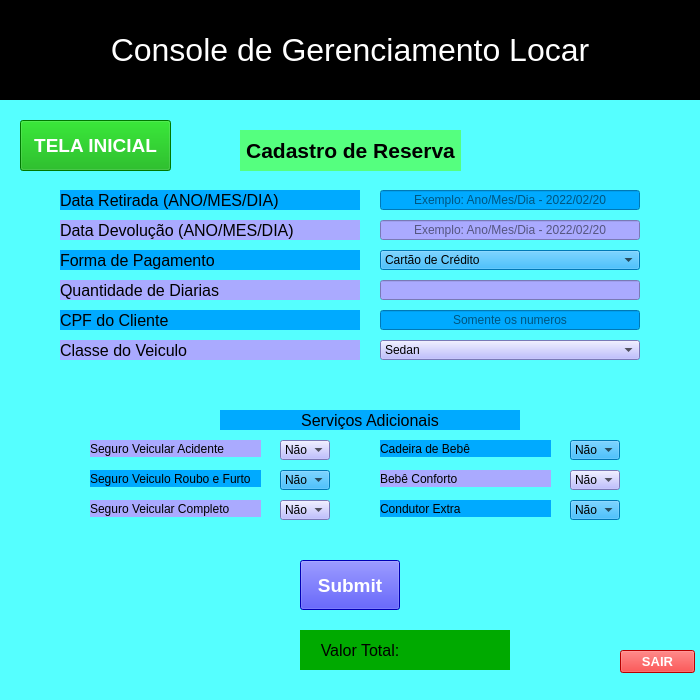
<?xml version="1.0" encoding="UTF-8"?>
<ui version="4.0">
 <class>Locar_Cadastro_Veiculo</class>
 <widget class="QMainWindow" name="Locar_Cadastro_Veiculo">
  <property name="geometry">
   <rect>
    <x>0</x>
    <y>0</y>
    <width>700</width>
    <height>700</height>
   </rect>
  </property>
  <property name="minimumSize">
   <size>
    <width>700</width>
    <height>700</height>
   </size>
  </property>
  <property name="maximumSize">
   <size>
    <width>700</width>
    <height>750</height>
   </size>
  </property>
  <property name="windowTitle">
   <string>Locar</string>
  </property>
  <property name="styleSheet">
   <string notr="true">background-color: rgb(255, 255, 255);
background-color: rgb(85, 255, 255);
</string>
  </property>
  <widget class="QWidget" name="centralwidget">
   <widget class="QLabel" name="subtitulo_console">
    <property name="geometry">
     <rect>
      <x>0</x>
      <y>0</y>
      <width>700</width>
      <height>100</height>
     </rect>
    </property>
    <property name="sizePolicy">
     <sizepolicy hsizetype="Preferred" vsizetype="Preferred">
      <horstretch>0</horstretch>
      <verstretch>0</verstretch>
     </sizepolicy>
    </property>
    <property name="minimumSize">
     <size>
      <width>700</width>
      <height>100</height>
     </size>
    </property>
    <property name="maximumSize">
     <size>
      <width>700</width>
      <height>100</height>
     </size>
    </property>
    <property name="font">
     <font>
      <pointsize>24</pointsize>
     </font>
    </property>
    <property name="styleSheet">
     <string notr="true">background-color: rgb(0, 0, 0);
color: rgb(255, 255, 255);</string>
    </property>
    <property name="lineWidth">
     <number>8</number>
    </property>
    <property name="midLineWidth">
     <number>5</number>
    </property>
    <property name="text">
     <string>Console de Gerenciamento Locar</string>
    </property>
    <property name="textFormat">
     <enum>Qt::PlainText</enum>
    </property>
    <property name="scaledContents">
     <bool>false</bool>
    </property>
    <property name="alignment">
     <set>Qt::AlignCenter</set>
    </property>
   </widget>
   <widget class="QLabel" name="label3">
    <property name="geometry">
     <rect>
      <x>60</x>
      <y>250</y>
      <width>300</width>
      <height>20</height>
     </rect>
    </property>
    <property name="minimumSize">
     <size>
      <width>300</width>
      <height>20</height>
     </size>
    </property>
    <property name="maximumSize">
     <size>
      <width>300</width>
      <height>20</height>
     </size>
    </property>
    <property name="font">
     <font>
      <pointsize>12</pointsize>
      <weight>50</weight>
      <bold>false</bold>
     </font>
    </property>
    <property name="styleSheet">
     <string notr="true">background-color: rgb(0, 170, 255);</string>
    </property>
    <property name="text">
     <string>Forma de Pagamento</string>
    </property>
    <property name="alignment">
     <set>Qt::AlignLeading|Qt::AlignLeft|Qt::AlignVCenter</set>
    </property>
   </widget>
   <widget class="QLabel" name="label6">
    <property name="geometry">
     <rect>
      <x>60</x>
      <y>340</y>
      <width>300</width>
      <height>20</height>
     </rect>
    </property>
    <property name="minimumSize">
     <size>
      <width>300</width>
      <height>20</height>
     </size>
    </property>
    <property name="maximumSize">
     <size>
      <width>300</width>
      <height>20</height>
     </size>
    </property>
    <property name="font">
     <font>
      <pointsize>12</pointsize>
      <weight>50</weight>
      <bold>false</bold>
     </font>
    </property>
    <property name="styleSheet">
     <string notr="true">background-color: rgb(170, 170, 255);</string>
    </property>
    <property name="text">
     <string>Classe do Veiculo</string>
    </property>
    <property name="alignment">
     <set>Qt::AlignLeading|Qt::AlignLeft|Qt::AlignVCenter</set>
    </property>
   </widget>
   <widget class="QLabel" name="label5">
    <property name="geometry">
     <rect>
      <x>60</x>
      <y>310</y>
      <width>300</width>
      <height>20</height>
     </rect>
    </property>
    <property name="minimumSize">
     <size>
      <width>300</width>
      <height>20</height>
     </size>
    </property>
    <property name="maximumSize">
     <size>
      <width>300</width>
      <height>20</height>
     </size>
    </property>
    <property name="font">
     <font>
      <pointsize>12</pointsize>
      <weight>50</weight>
      <bold>false</bold>
     </font>
    </property>
    <property name="styleSheet">
     <string notr="true">background-color: rgb(0, 170, 255);</string>
    </property>
    <property name="text">
     <string>CPF do Cliente</string>
    </property>
    <property name="alignment">
     <set>Qt::AlignLeading|Qt::AlignLeft|Qt::AlignVCenter</set>
    </property>
   </widget>
   <widget class="QLabel" name="label4">
    <property name="geometry">
     <rect>
      <x>60</x>
      <y>280</y>
      <width>300</width>
      <height>20</height>
     </rect>
    </property>
    <property name="minimumSize">
     <size>
      <width>300</width>
      <height>20</height>
     </size>
    </property>
    <property name="maximumSize">
     <size>
      <width>300</width>
      <height>20</height>
     </size>
    </property>
    <property name="font">
     <font>
      <pointsize>12</pointsize>
      <weight>50</weight>
      <bold>false</bold>
     </font>
    </property>
    <property name="styleSheet">
     <string notr="true">background-color: rgb(170, 170, 255);</string>
    </property>
    <property name="text">
     <string>Quantidade de Diarias</string>
    </property>
    <property name="alignment">
     <set>Qt::AlignLeading|Qt::AlignLeft|Qt::AlignVCenter</set>
    </property>
   </widget>
   <widget class="QLabel" name="label7">
    <property name="geometry">
     <rect>
      <x>220</x>
      <y>410</y>
      <width>300</width>
      <height>20</height>
     </rect>
    </property>
    <property name="minimumSize">
     <size>
      <width>300</width>
      <height>20</height>
     </size>
    </property>
    <property name="maximumSize">
     <size>
      <width>300</width>
      <height>20</height>
     </size>
    </property>
    <property name="font">
     <font>
      <pointsize>12</pointsize>
      <weight>50</weight>
      <bold>false</bold>
     </font>
    </property>
    <property name="styleSheet">
     <string notr="true">background-color: rgb(0, 170, 255);</string>
    </property>
    <property name="text">
     <string>Serviços Adicionais</string>
    </property>
    <property name="alignment">
     <set>Qt::AlignCenter</set>
    </property>
   </widget>
   <widget class="QLabel" name="label2">
    <property name="geometry">
     <rect>
      <x>60</x>
      <y>220</y>
      <width>300</width>
      <height>20</height>
     </rect>
    </property>
    <property name="minimumSize">
     <size>
      <width>300</width>
      <height>20</height>
     </size>
    </property>
    <property name="maximumSize">
     <size>
      <width>300</width>
      <height>20</height>
     </size>
    </property>
    <property name="font">
     <font>
      <pointsize>12</pointsize>
      <weight>50</weight>
      <bold>false</bold>
     </font>
    </property>
    <property name="styleSheet">
     <string notr="true">background-color: rgb(170, 170, 255);</string>
    </property>
    <property name="text">
     <string>Data Devolução (ANO/MES/DIA)</string>
    </property>
    <property name="alignment">
     <set>Qt::AlignLeading|Qt::AlignLeft|Qt::AlignVCenter</set>
    </property>
   </widget>
   <widget class="QLabel" name="label1">
    <property name="geometry">
     <rect>
      <x>60</x>
      <y>190</y>
      <width>300</width>
      <height>20</height>
     </rect>
    </property>
    <property name="minimumSize">
     <size>
      <width>300</width>
      <height>20</height>
     </size>
    </property>
    <property name="maximumSize">
     <size>
      <width>300</width>
      <height>20</height>
     </size>
    </property>
    <property name="font">
     <font>
      <pointsize>12</pointsize>
      <weight>50</weight>
      <bold>false</bold>
     </font>
    </property>
    <property name="styleSheet">
     <string notr="true">background-color: rgb(0, 170, 255);</string>
    </property>
    <property name="text">
     <string>Data Retirada (ANO/MES/DIA)</string>
    </property>
    <property name="alignment">
     <set>Qt::AlignLeading|Qt::AlignLeft|Qt::AlignVCenter</set>
    </property>
   </widget>
   <widget class="QLineEdit" name="lineEdit">
    <property name="geometry">
     <rect>
      <x>380</x>
      <y>190</y>
      <width>260</width>
      <height>20</height>
     </rect>
    </property>
    <property name="minimumSize">
     <size>
      <width>260</width>
      <height>20</height>
     </size>
    </property>
    <property name="maximumSize">
     <size>
      <width>260</width>
      <height>20</height>
     </size>
    </property>
    <property name="styleSheet">
     <string notr="true">background-color: rgb(0, 170, 255);</string>
    </property>
    <property name="text">
     <string/>
    </property>
    <property name="alignment">
     <set>Qt::AlignCenter</set>
    </property>
    <property name="placeholderText">
     <string>Exemplo: Ano/Mes/Dia - 2022/02/20</string>
    </property>
   </widget>
   <widget class="QLineEdit" name="lineEdit_2">
    <property name="geometry">
     <rect>
      <x>380</x>
      <y>220</y>
      <width>260</width>
      <height>20</height>
     </rect>
    </property>
    <property name="minimumSize">
     <size>
      <width>260</width>
      <height>20</height>
     </size>
    </property>
    <property name="maximumSize">
     <size>
      <width>260</width>
      <height>20</height>
     </size>
    </property>
    <property name="styleSheet">
     <string notr="true">background-color: rgb(170, 170, 255);</string>
    </property>
    <property name="text">
     <string/>
    </property>
    <property name="alignment">
     <set>Qt::AlignCenter</set>
    </property>
    <property name="placeholderText">
     <string>Exemplo: Ano/Mes/Dia - 2022/02/20</string>
    </property>
   </widget>
   <widget class="QLineEdit" name="lineEdit_4">
    <property name="geometry">
     <rect>
      <x>380</x>
      <y>280</y>
      <width>260</width>
      <height>20</height>
     </rect>
    </property>
    <property name="minimumSize">
     <size>
      <width>260</width>
      <height>20</height>
     </size>
    </property>
    <property name="maximumSize">
     <size>
      <width>260</width>
      <height>20</height>
     </size>
    </property>
    <property name="styleSheet">
     <string notr="true">background-color: rgb(170, 170, 255);</string>
    </property>
    <property name="text">
     <string/>
    </property>
   </widget>
   <widget class="QLineEdit" name="lineEdit_5">
    <property name="geometry">
     <rect>
      <x>380</x>
      <y>310</y>
      <width>260</width>
      <height>20</height>
     </rect>
    </property>
    <property name="minimumSize">
     <size>
      <width>260</width>
      <height>20</height>
     </size>
    </property>
    <property name="maximumSize">
     <size>
      <width>260</width>
      <height>20</height>
     </size>
    </property>
    <property name="styleSheet">
     <string notr="true">background-color: rgb(0, 170, 255);</string>
    </property>
    <property name="text">
     <string/>
    </property>
    <property name="alignment">
     <set>Qt::AlignCenter</set>
    </property>
    <property name="placeholderText">
     <string>Somente os numeros</string>
    </property>
   </widget>
   <widget class="QPushButton" name="pushButton_2">
    <property name="geometry">
     <rect>
      <x>300</x>
      <y>560</y>
      <width>100</width>
      <height>50</height>
     </rect>
    </property>
    <property name="minimumSize">
     <size>
      <width>100</width>
      <height>50</height>
     </size>
    </property>
    <property name="maximumSize">
     <size>
      <width>100</width>
      <height>50</height>
     </size>
    </property>
    <property name="font">
     <font>
      <pointsize>14</pointsize>
      <weight>75</weight>
      <bold>true</bold>
     </font>
    </property>
    <property name="styleSheet">
     <string notr="true">background-color: rgb(0, 0, 255);
color: rgb(255, 255, 255);</string>
    </property>
    <property name="text">
     <string>Submit</string>
    </property>
   </widget>
   <widget class="QLabel" name="label7_2">
    <property name="geometry">
     <rect>
      <x>300</x>
      <y>630</y>
      <width>120</width>
      <height>40</height>
     </rect>
    </property>
    <property name="minimumSize">
     <size>
      <width>120</width>
      <height>40</height>
     </size>
    </property>
    <property name="maximumSize">
     <size>
      <width>120</width>
      <height>20</height>
     </size>
    </property>
    <property name="font">
     <font>
      <pointsize>12</pointsize>
      <weight>50</weight>
      <bold>false</bold>
     </font>
    </property>
    <property name="styleSheet">
     <string notr="true">background-color: rgb(0, 170, 0);</string>
    </property>
    <property name="text">
     <string>Valor Total:</string>
    </property>
    <property name="alignment">
     <set>Qt::AlignCenter</set>
    </property>
   </widget>
   <widget class="QLabel" name="label7_3">
    <property name="geometry">
     <rect>
      <x>420</x>
      <y>630</y>
      <width>90</width>
      <height>40</height>
     </rect>
    </property>
    <property name="minimumSize">
     <size>
      <width>90</width>
      <height>40</height>
     </size>
    </property>
    <property name="maximumSize">
     <size>
      <width>90</width>
      <height>40</height>
     </size>
    </property>
    <property name="font">
     <font>
      <pointsize>12</pointsize>
      <weight>50</weight>
      <bold>false</bold>
     </font>
    </property>
    <property name="styleSheet">
     <string notr="true">background-color: rgb(0, 170, 0);</string>
    </property>
    <property name="text">
     <string/>
    </property>
    <property name="alignment">
     <set>Qt::AlignCenter</set>
    </property>
   </widget>
   <widget class="QLabel" name="label_2">
    <property name="geometry">
     <rect>
      <x>240</x>
      <y>130</y>
      <width>221</width>
      <height>41</height>
     </rect>
    </property>
    <property name="font">
     <font>
      <pointsize>16</pointsize>
      <weight>75</weight>
      <bold>true</bold>
     </font>
    </property>
    <property name="styleSheet">
     <string notr="true">background-color: rgb(85, 255, 127);</string>
    </property>
    <property name="text">
     <string>Cadastro de Reserva</string>
    </property>
    <property name="alignment">
     <set>Qt::AlignCenter</set>
    </property>
   </widget>
   <widget class="QPushButton" name="pushButton_5">
    <property name="geometry">
     <rect>
      <x>620</x>
      <y>650</y>
      <width>75</width>
      <height>23</height>
     </rect>
    </property>
    <property name="font">
     <font>
      <pointsize>10</pointsize>
      <weight>75</weight>
      <bold>true</bold>
     </font>
    </property>
    <property name="styleSheet">
     <string notr="true">background-color: rgb(255, 0, 0);
color: rgb(255, 255, 255);
border-color: rgb(255, 0, 255);</string>
    </property>
    <property name="text">
     <string>SAIR</string>
    </property>
   </widget>
   <widget class="QPushButton" name="pushButton_4">
    <property name="geometry">
     <rect>
      <x>20</x>
      <y>120</y>
      <width>151</width>
      <height>51</height>
     </rect>
    </property>
    <property name="font">
     <font>
      <pointsize>14</pointsize>
      <weight>75</weight>
      <bold>true</bold>
     </font>
    </property>
    <property name="styleSheet">
     <string notr="true">background-color: rgb(0, 0, 255);
background-color: rgb(0, 170, 0);
color: rgb(255, 255, 255);</string>
    </property>
    <property name="text">
     <string>TELA INICIAL</string>
    </property>
   </widget>
   <widget class="QComboBox" name="comboBox">
    <property name="geometry">
     <rect>
      <x>380</x>
      <y>250</y>
      <width>260</width>
      <height>20</height>
     </rect>
    </property>
    <property name="minimumSize">
     <size>
      <width>260</width>
      <height>20</height>
     </size>
    </property>
    <property name="maximumSize">
     <size>
      <width>260</width>
      <height>20</height>
     </size>
    </property>
    <property name="styleSheet">
     <string notr="true">background-color: rgb(0, 170, 255);</string>
    </property>
    <property name="insertPolicy">
     <enum>QComboBox::InsertAlphabetically</enum>
    </property>
    <item>
     <property name="text">
      <string>Cartão de Crédito</string>
     </property>
    </item>
    <item>
     <property name="text">
      <string>Cartão de Débito</string>
     </property>
    </item>
    <item>
     <property name="text">
      <string>Dinheiro</string>
     </property>
    </item>
   </widget>
   <widget class="QComboBox" name="comboBox_2">
    <property name="geometry">
     <rect>
      <x>380</x>
      <y>340</y>
      <width>260</width>
      <height>20</height>
     </rect>
    </property>
    <property name="minimumSize">
     <size>
      <width>260</width>
      <height>20</height>
     </size>
    </property>
    <property name="maximumSize">
     <size>
      <width>260</width>
      <height>20</height>
     </size>
    </property>
    <property name="layoutDirection">
     <enum>Qt::LeftToRight</enum>
    </property>
    <property name="styleSheet">
     <string notr="true">background-color: rgb(170, 170, 255);</string>
    </property>
    <property name="insertPolicy">
     <enum>QComboBox::InsertAlphabetically</enum>
    </property>
    <item>
     <property name="text">
      <string>Sedan</string>
     </property>
    </item>
    <item>
     <property name="text">
      <string>Hatch</string>
     </property>
    </item>
    <item>
     <property name="text">
      <string>SUV</string>
     </property>
    </item>
    <item>
     <property name="text">
      <string>Utilitário</string>
     </property>
    </item>
    <item>
     <property name="text">
      <string>Caminhonete</string>
     </property>
    </item>
    <item>
     <property name="text">
      <string>Sportivo</string>
     </property>
    </item>
   </widget>
   <widget class="QLabel" name="label">
    <property name="geometry">
     <rect>
      <x>90</x>
      <y>440</y>
      <width>171</width>
      <height>17</height>
     </rect>
    </property>
    <property name="styleSheet">
     <string notr="true">background-color: rgb(170, 170, 255);</string>
    </property>
    <property name="text">
     <string>Seguro Veicular Acidente</string>
    </property>
   </widget>
   <widget class="QLabel" name="label_5">
    <property name="geometry">
     <rect>
      <x>90</x>
      <y>500</y>
      <width>171</width>
      <height>17</height>
     </rect>
    </property>
    <property name="styleSheet">
     <string notr="true">background-color: rgb(170, 170, 255);</string>
    </property>
    <property name="text">
     <string>Seguro Veicular Completo</string>
    </property>
   </widget>
   <widget class="QLabel" name="label_6">
    <property name="geometry">
     <rect>
      <x>90</x>
      <y>470</y>
      <width>171</width>
      <height>17</height>
     </rect>
    </property>
    <property name="styleSheet">
     <string notr="true">background-color: rgb(0, 170, 255);</string>
    </property>
    <property name="text">
     <string>Seguro Veiculo Roubo e Furto</string>
    </property>
   </widget>
   <widget class="QLabel" name="label_7">
    <property name="geometry">
     <rect>
      <x>380</x>
      <y>440</y>
      <width>171</width>
      <height>17</height>
     </rect>
    </property>
    <property name="styleSheet">
     <string notr="true">background-color: rgb(0, 170, 255);</string>
    </property>
    <property name="text">
     <string>Cadeira de Bebê</string>
    </property>
   </widget>
   <widget class="QLabel" name="label_8">
    <property name="geometry">
     <rect>
      <x>380</x>
      <y>500</y>
      <width>171</width>
      <height>17</height>
     </rect>
    </property>
    <property name="styleSheet">
     <string notr="true">background-color: rgb(0, 170, 255);</string>
    </property>
    <property name="text">
     <string>Condutor Extra</string>
    </property>
   </widget>
   <widget class="QLabel" name="label_9">
    <property name="geometry">
     <rect>
      <x>380</x>
      <y>470</y>
      <width>171</width>
      <height>17</height>
     </rect>
    </property>
    <property name="styleSheet">
     <string notr="true">background-color: rgb(170, 170, 255);</string>
    </property>
    <property name="text">
     <string>Bebê Conforto</string>
    </property>
   </widget>
   <widget class="QComboBox" name="comboBox_3">
    <property name="geometry">
     <rect>
      <x>280</x>
      <y>470</y>
      <width>50</width>
      <height>20</height>
     </rect>
    </property>
    <property name="minimumSize">
     <size>
      <width>50</width>
      <height>20</height>
     </size>
    </property>
    <property name="maximumSize">
     <size>
      <width>50</width>
      <height>20</height>
     </size>
    </property>
    <property name="styleSheet">
     <string notr="true">background-color: rgb(0, 170, 255);</string>
    </property>
    <property name="insertPolicy">
     <enum>QComboBox::InsertAlphabetically</enum>
    </property>
    <item>
     <property name="text">
      <string>Não</string>
     </property>
    </item>
    <item>
     <property name="text">
      <string>Sim</string>
     </property>
    </item>
   </widget>
   <widget class="QComboBox" name="comboBox_4">
    <property name="geometry">
     <rect>
      <x>280</x>
      <y>440</y>
      <width>50</width>
      <height>20</height>
     </rect>
    </property>
    <property name="minimumSize">
     <size>
      <width>50</width>
      <height>20</height>
     </size>
    </property>
    <property name="maximumSize">
     <size>
      <width>50</width>
      <height>20</height>
     </size>
    </property>
    <property name="styleSheet">
     <string notr="true">background-color: rgb(170, 170, 255);</string>
    </property>
    <property name="insertPolicy">
     <enum>QComboBox::InsertAlphabetically</enum>
    </property>
    <item>
     <property name="text">
      <string>Não</string>
     </property>
    </item>
    <item>
     <property name="text">
      <string>Sim</string>
     </property>
    </item>
   </widget>
   <widget class="QComboBox" name="comboBox_5">
    <property name="geometry">
     <rect>
      <x>280</x>
      <y>500</y>
      <width>50</width>
      <height>20</height>
     </rect>
    </property>
    <property name="minimumSize">
     <size>
      <width>50</width>
      <height>20</height>
     </size>
    </property>
    <property name="maximumSize">
     <size>
      <width>50</width>
      <height>20</height>
     </size>
    </property>
    <property name="styleSheet">
     <string notr="true">background-color: rgb(170, 170, 255);</string>
    </property>
    <property name="insertPolicy">
     <enum>QComboBox::InsertAlphabetically</enum>
    </property>
    <item>
     <property name="text">
      <string>Não</string>
     </property>
    </item>
    <item>
     <property name="text">
      <string>Sim</string>
     </property>
    </item>
   </widget>
   <widget class="QComboBox" name="comboBox_6">
    <property name="geometry">
     <rect>
      <x>570</x>
      <y>440</y>
      <width>50</width>
      <height>20</height>
     </rect>
    </property>
    <property name="minimumSize">
     <size>
      <width>50</width>
      <height>20</height>
     </size>
    </property>
    <property name="maximumSize">
     <size>
      <width>50</width>
      <height>20</height>
     </size>
    </property>
    <property name="styleSheet">
     <string notr="true">background-color: rgb(0, 170, 255);</string>
    </property>
    <property name="insertPolicy">
     <enum>QComboBox::InsertAlphabetically</enum>
    </property>
    <item>
     <property name="text">
      <string>Não</string>
     </property>
    </item>
    <item>
     <property name="text">
      <string>Sim</string>
     </property>
    </item>
   </widget>
   <widget class="QComboBox" name="comboBox_7">
    <property name="geometry">
     <rect>
      <x>570</x>
      <y>470</y>
      <width>50</width>
      <height>20</height>
     </rect>
    </property>
    <property name="minimumSize">
     <size>
      <width>50</width>
      <height>20</height>
     </size>
    </property>
    <property name="maximumSize">
     <size>
      <width>50</width>
      <height>20</height>
     </size>
    </property>
    <property name="styleSheet">
     <string notr="true">background-color: rgb(170, 170, 255);</string>
    </property>
    <property name="insertPolicy">
     <enum>QComboBox::InsertAlphabetically</enum>
    </property>
    <item>
     <property name="text">
      <string>Não</string>
     </property>
    </item>
    <item>
     <property name="text">
      <string>Sim</string>
     </property>
    </item>
   </widget>
   <widget class="QComboBox" name="comboBox_8">
    <property name="geometry">
     <rect>
      <x>570</x>
      <y>500</y>
      <width>50</width>
      <height>20</height>
     </rect>
    </property>
    <property name="minimumSize">
     <size>
      <width>50</width>
      <height>20</height>
     </size>
    </property>
    <property name="maximumSize">
     <size>
      <width>50</width>
      <height>20</height>
     </size>
    </property>
    <property name="styleSheet">
     <string notr="true">background-color: rgb(0, 170, 255);</string>
    </property>
    <property name="insertPolicy">
     <enum>QComboBox::InsertAlphabetically</enum>
    </property>
    <item>
     <property name="text">
      <string>Não</string>
     </property>
    </item>
    <item>
     <property name="text">
      <string>Sim</string>
     </property>
    </item>
   </widget>
  </widget>
  <widget class="QStatusBar" name="statusbar"/>
 </widget>
 <resources/>
 <connections/>
</ui>
